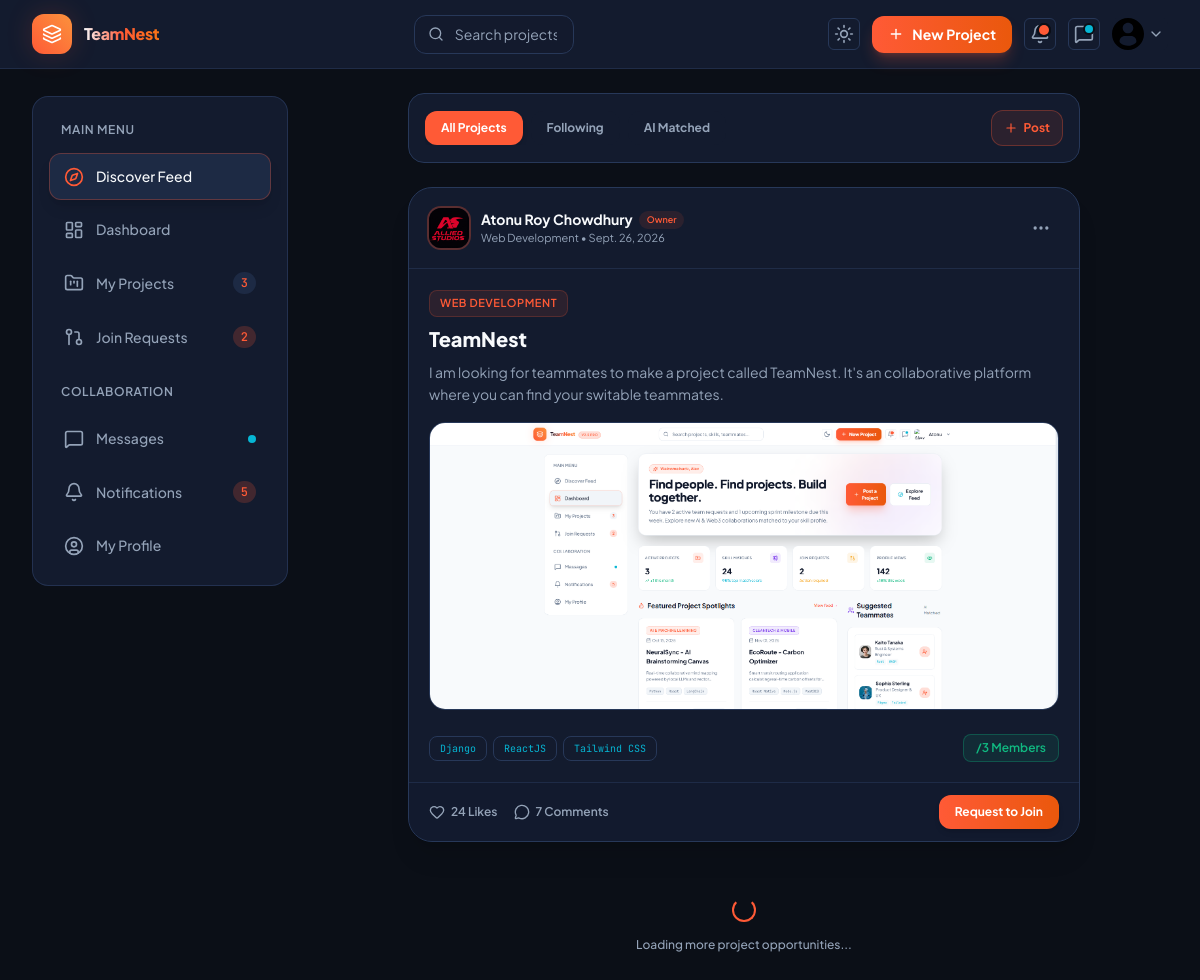
Screenshot of / (signed in) with the database file from the repository.
### accounts/models.py (models this page shows, shortened)
class Profile(models.Model):
    user = models.OneToOneField(User, on_delete=models.CASCADE, related_name="profile")
    headline = models.CharField(max_length=255, blank=True)
    fields = models.ManyToManyField(Field, related_name="profiles", blank=True)
    skills = models.ManyToManyField(Skill, related_name="profiles", blank=True, null=True)
    location = models.CharField(max_length=100, blank=True, null=True, default="Remote")
    institute = models.CharField(max_length=100, blank=True, null=True, default="Independent")
    url = models.URLField(blank=True, null=True)
    bio = models.TextField(blank=True, null=True)
    github = models.URLField(blank=True, null=True)
    profile_pic = models.ImageField(upload_to='images',blank=True, null=True, default="/static/images/default.svg")

class Skill(models.Model):
    name = models.CharField(max_length=255, unique=True)

### projects/models.py (models this page shows, shortened)
class Project(models.Model):
    STATUS = (
        ("Open", "Open"),
        ("In_Progress", "In Progress"),
        ("Completed", "Completed"),
        ("Closed", "Closed"),
    )
    owner_name = models.ForeignKey(User, related_name='projects', on_delete=models.CASCADE)
    title = models.CharField(max_length=255)
    slug = AutoSlugField(populate_from = "title", unique=True, max_length=255)
    desc = models.TextField()
    status = models.CharField(choices=STATUS, max_length=20, default="Open")
    required_skills = models.ManyToManyField(Skill, related_name="projects")
    team_size = models.PositiveBigIntegerField(default=1)
    deadline = models.DateField(null= True, blank=True)
    category = models.CharField(max_length=100)
    create_at = models.DateField(auto_now_add=True)
    img = models.ImageField(upload_to="images", blank=True, null=True)
    overview = models.TextField()

### home/views.py (the view)
# urls.py: path('', views.discover, name="home"),
def discover(request):
    projects = Project.objects.all()
    context = {
        "projects": projects,
    }
    return render(request, "discover.html", context)

### accounts/context_processors.py (called while the page is built)
def profile_context(request):
    if request.user.is_authenticated:
        return {
            "profile": request.user.profile
        }

### templates/discover.html (shortened to what this page needs)
{% extends 'base.html' %}
{% block main %}
  <main class="feed" id="socialFeedContainer">
    <div class="feed-toolbar">
      <div class="feed-tabs">
        <button class="feed-tab is-active">All Projects</button>
        <button class="feed-tab">Following</button>
        <button class="feed-tab">AI Matched</button>
      </div>
      <button onclick="window.location.href='{% url 'create' %}'" class="feed-post-btn"><i data-lucide="plus" class="feed-post-btn__icon"></i><span>Post</span></button>
    </div>
    {% for project in projects %}
      <article class="post">
        <div class="post__head">
          <div class="post__author">
            <img src="{{ project.owner_name.profile.profile_pic.url }}" alt="{{ project.owner_name.username }}" class="post__avatar" />
            <div>
              <div class="post__author-row">
                <a href="{% url 'public_profile' project.owner_name.username %}" class="post__author-name">{{ project.owner_name.first_name }} {{ project.owner_name.last_name }}</a>
                <span class="role-badge">Owner</span>
              </div>
              <p class="post__meta">{{ project.category }} • {{ project.create_at }}</p>
            </div>
          </div>
          <button class="post__more" aria-label="More options"><i data-lucide="more-horizontal" class="post__more-icon"></i></button>
        </div>
        <div class="post__body">
          <div>
            <span class="category-badge">{{ project.category }}</span>
            <h2 onclick="window.location.href='{% url 'project_detail' project.slug %}'" class="post__title">{{ project.title }}</h2>
            <p class="post__text">{{ project.desc }}</p>
          </div>
          <div onclick="window.location.href='{% url 'project_detail' project.slug %}'" class="post__media">
            <img src="{{ project.img.url }}" class="post__media-grid" />
          </div>
          <div class="post__tags-row">
            <div class="post__tags">
              {% for skill in project.required_skills.all|slice:':3' %}
                <span class="tech-tag">{{ skill.name }}</span>
              {% empty %}
                <span class="tech-tag">General</span>
              {% endfor %}
            </div>
            <span class="status-badge">{{ project.members.count }}/{{ project.team_size }} Members</span>
          </div>
        </div>
        <div class="post__actions">
          <div class="post__reactions">
            <button onclick="toggleLike(this)" class="reaction"><i data-lucide="heart" class="reaction__icon"></i><span>24 Likes</span></button>
            <button onclick="toggleComments(this)" class="reaction reaction--comment"><i data-lucide="message-circle" class="reaction__icon"></i><span>7 Comments</span></button>
          </div>
          <button onclick="showToast('Join request sent successfully!')" class="post__join">Request to Join</button>
        </div>
      </article>
    {% endfor %}
    <div id="infiniteLoader" class="feed-loader">
      <div class="feed-loader__spinner"></div>
      <p class="feed-loader__text">Loading more project opportunities...</p>
    </div>
  </main>
{% endblock %}

### templates/base.html (shortened to what this page needs)
{% load static %}
<!DOCTYPE html>
<html lang="en" class="dark">
<head>
  <script src="https://cdn.jsdelivr.net/npm/@tailwindcss/browser@4"></script>
  <link rel="stylesheet" href="{% static 'css/style.css' %}" />
  <link rel="stylesheet" href="https://cdnjs.cloudflare.com/ajax/libs/font-awesome/7.3.1/css/all.min.css"
>
</head>
<body>
  {% block header %}
  <header class="site-header">
    <div class="site-header__inner">
      <div class="brand" onclick="window.location.href='{% url 'home' %}'">
        <div class="brand__logo">
          <i data-lucide="layers" class="brand__logo-icon"></i>
        </div>
        <div class="brand__text">
          <span class="brand__name">TeamNest</span>
        </div>
      </div>
      <div class="header-search">
        <input type="text" id="globalSearchInput" placeholder="Search projects, skills, teammates..."
          class="header-search__input" />
      </div>
      <div class="header-actions">
        <button onclick="toggleTheme()" id="themeToggleBtn" class="icon-button icon-button--optional"
          title="Toggle Theme" aria-label="Toggle theme">
          <i data-lucide="sun" class="theme-icon-sun"></i>
        </button>
        <button onclick="window.location.href='{% url 'create' %}'" class="header-cta">
          <i data-lucide="plus" class="header-cta__icon"></i>
          <span>New Project</span>
        </button>
        {% if request.user.is_authenticated %}
        <button onclick="window.location.href='{% url 'notifications' %}'" class="icon-button icon-button--optional"
          aria-label="Notifications">
          <i data-lucide="bell" class="icon-button__icon"></i>
          <span class="icon-button__dot"></span>
        </button>
        <button onclick="window.location.href='{% url 'messages' %}'" class="icon-button " aria-label="Messages">
          <i data-lucide="message-square" class="icon-button__icon"></i>
          <span class="icon-button__dot icon-button__dot--accent"></span>
        </button>
        <div class="user-menu">
          <button onclick="toggleUserMenu()" class="user-menu__trigger" aria-label="Account menu">
            <img src="{{profile.profile_pic.url}}" alt="Alex Rivera" class="user-menu__avatar" />
            <i data-lucide="chevron-down" class="user-menu__chevron"></i>
          </button>
        </div>
        {% else %}
        <button class="btn-tonal" onclick="window.location.href='{% url 'signin' %}'">Sign In</button>
        {% endif %}
      </div>
    </div>
  </header>
  {% endblock header%}
  <div class="app-layout">
    {% block sidebar %}
    <aside class="sidebar">
      <div class="sidebar__card">
        <div class="sidebar__heading">Main Menu</div>
        <a href="{% url 'home' %}" class="sidebar__link
          {% if request.path == '/' %}
            is-active
          {% endif %} ">
          <i data-lucide="compass" class="sidebar__link-icon"></i>
          <span>Discover Feed</span>
        </a>
        <a href="{% url 'dashboard' %}" class="sidebar__link
           ">
          <i data-lucide="layout-dashboard" class="sidebar__link-icon"></i>
          <span>Dashboard</span>
        </a>
        <a href="{% url 'my-projects' %}" class="sidebar__link
           ">
          <i data-lucide="folder-kanban" class="sidebar__link-icon"></i>
          <span>My Projects</span>
          <span class="sidebar__count">3</span>
        </a>
        <a href="{% url 'requests' %}" class="sidebar__link
           ">
          <i data-lucide="git-pull-request" class="sidebar__link-icon"></i>
          <span>Join Requests</span>
          <span class="sidebar__count sidebar__count--alert">2</span>
        </a>
        {% if request.user.is_authenticated %}
        <div class="sidebar__heading sidebar__heading--spaced">Collaboration</div>
        <a href="{% url 'messages' %}" class="sidebar__link
           ">
          <i data-lucide="message-square" class="sidebar__link-icon"></i>
          <span>Messages</span>
          <span class="sidebar__dot"></span>
        </a>
        <a href="{% url 'notifications' %}" class="sidebar__link
           ">
          <i data-lucide="bell" class="sidebar__link-icon"></i>
          <span>Notifications</span>
          <span class="sidebar__count sidebar__count--alert">5</span>
        </a>
        <a href="{% url 'profile' request.user.username%}" class="sidebar__link
           ">
          <i data-lucide="user-circle" class="sidebar__link-icon"></i>
          <span>My Profile</span>
        </a>
        {% endif %}
      </div>
    </aside>
    {% endblock sidebar %}
    {% block main %}
    {% endblock main %}
  </div>
</body>
</html>

### rows the page displays
Profile: profile_pic (placeholder picture)
Project: owner_name.profile.profile_pic (picture), owner_name.first_name "Atonu", owner_name.last_name "Roy Chowdhury", category "Web Development", create_at "Sept. 26, 2026", category "WEB DEVELOPMENT", title "TeamNest", desc "I am looking for teammates to make a project called TeamNest. It's an collaborative platform where you can find your switable teammates.", img (picture), team_size "3"
Skill: name "Django"
Skill: name "ReactJS"
Skill: name "Tailwind CSS"
